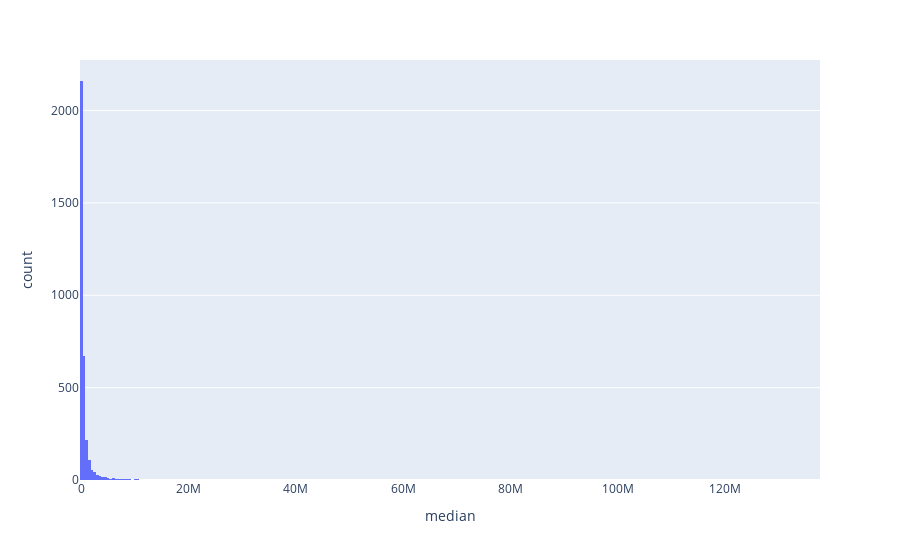

The code cell stored with this chart in its notebook:
### Code cell
median_volume = temp['Volume'].median().to_frame().reset_index()
median_volume.columns = ['symbol','median']

# median_volume.sort_values('median', ascending=False).head(40)
# median_volume
import plotly.express as px
fig = px.histogram(median_volume, x="median")
fig.show()

median_volume = median_volume[median_volume['median'] > 25000]

good_tickers = median_volume['symbol'].tolist()

### Figure 1 — Plotly figure (JSON) as saved in the notebook; plotly's stock layout.template omitted (floating-point values rounded to 4 significant figures; data arrays with more than 128 entries replaced by an {"elided": "..."} marker saying what was removed)
{"data": [{"alignmentgroup": "True", "bingroup": "x", "hovertemplate": "median=%{x}<br>count=%{y}<extra></extra>", "legendgroup": "", "marker": {"color": "#636efa"}, "name": "", "offsetgroup": "", "orientation": "v", "showlegend": false, "type": "histogram", "x": {"elided": "3417 float values"}, "xaxis": "x", "yaxis": "y"}], "layout": {"barmode": "relative", "legend": {"tracegroupgap": 0}, "margin": {"t": 60}, "xaxis": {"anchor": "y", "domain": [0, 1], "title": {"text": "median"}}, "yaxis": {"anchor": "x", "domain": [0, 1], "title": {"text": "count"}}}}
